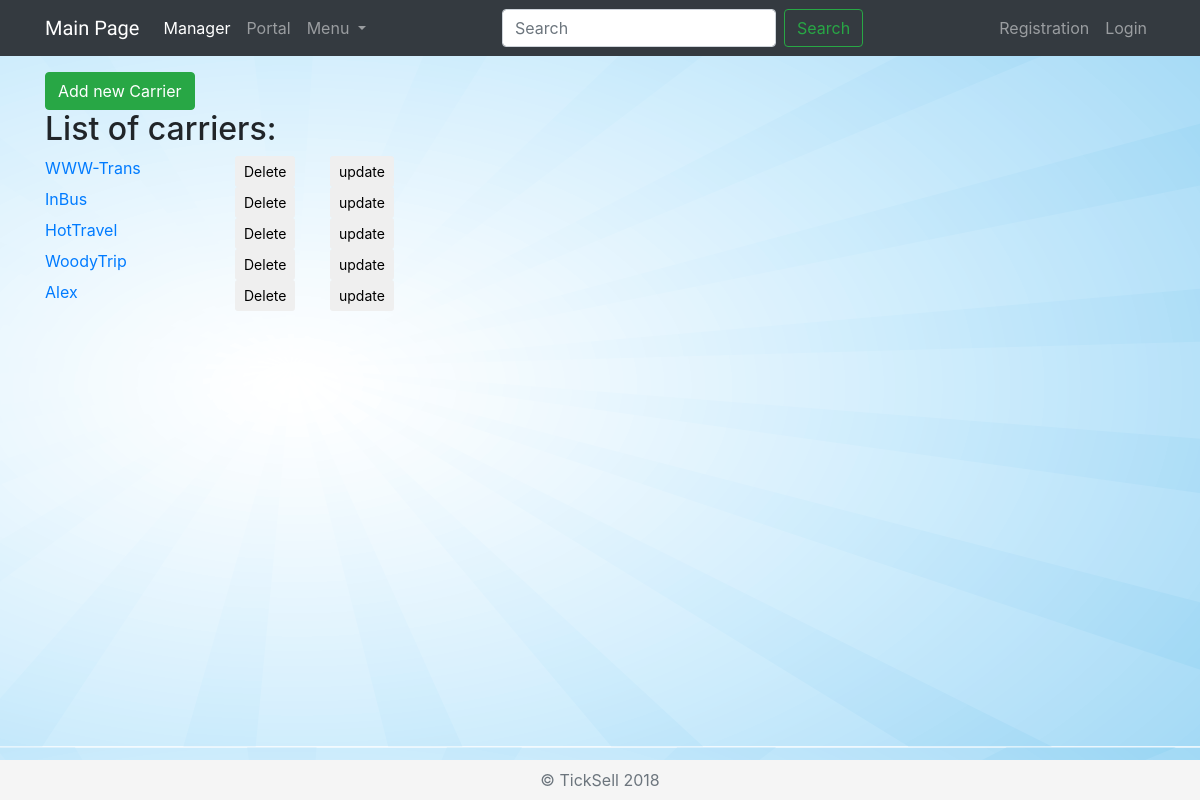
Page /manager/carriers/ on the earlier database version.
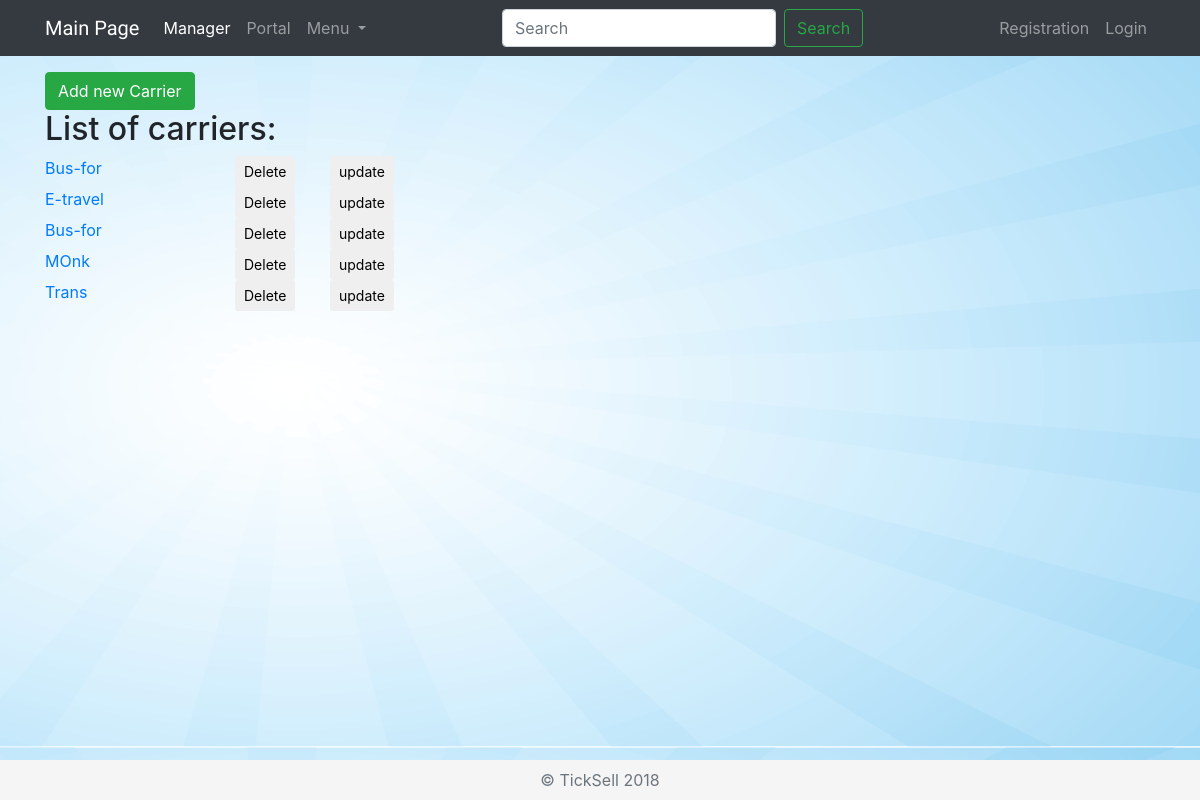
Same page on the later database version.
### manager/models.py (models this page shows, shortened)
class Carrier(models.Model):
    name = models.CharField(max_length=500)
    register_date = models.DateField()
    agreement = models.FileField(null=True, blank=True, default=None)

### manager/views.py (the view)
class IndexCarrierView(generic.ListView):
    template_name = 'carriers/index.html'
    context_object_name = 'all_carriers'
    def get_queryset(self):
        return Carrier.objects.all()

### manager/templates/carriers/index.html (shortened to what this page needs)
{% extends "layouts/master.html" %}
{% block nav_active %}active{% endblock %}
{% block content %}
    <div class="row">
        <div class="col-12">
            <a href="{% url 'manager:carrier-add' %}">
                <button class="btn btn-success">Add new Carrier</button>
            </a>
            <h2>List of carriers:</h2>
        </div>
        {% if all_carriers %}
                {% for carrier in all_carriers %}
                    <div class="col-2">
                        <a href="{% url 'manager:carrier_detail' carrier.id %}">{{ carrier.name }}</a>
                    </div>
                    <div class="col-1">
                        <form action="{% url 'manager:carrier-delete' carrier.id %}" method="post">
                            <button type="submit" class="btn btn-default btn-sm">
                                Delete
                            </button>
                        </form>
                    </div>
                    <div class="col-9">
                        <form action="{% url 'manager:carrier-update' carrier.id %}" method="post">
                            <button type="submit" class="btn btn-default btn-sm">
                                <span>update</span>
                            </button>
                        </form>
                    </div>
                {% endfor %}
        {% else %}
            <h3>You don't have any carriers</h3>
        {% endif %}
    </div>
{% endblock %}

### manager/templates/layouts/master.html (shortened to what this page needs)
<!doctype html>
<html lang="en">
  <head>
    {% load staticfiles %}
    <link rel="stylesheet" href="https://maxcdn.bootstrapcdn.com/bootstrap/4.0.0/css/bootstrap.min.css">
    <link rel="stylesheet" type="text/css" href="{% static 'manager/style.css' %}" />
  </head>
  <body>
    <nav class="navbar navbar-expand-lg navbar-dark bg-dark mb-3">
        <div class="container">
          <a class="navbar-brand" href="#">Main Page</a>
          <div class="collapse navbar-collapse" id="navbarSupportedContent">
            <ul class="navbar-nav mr-auto">
              <li class="nav-item {% block nav_active %}{% endblock %}">
                <a class="nav-link" href="{% url 'manager:index' %}">Manager <span class="sr-only">(current)</span></a>
              </li>
              <li class="nav-item {% block nav_active_p %}{% endblock %}">
                <a class="nav-link" href="{% url 'portal:index' %}">Portal</a>
              </li>
              <li class="nav-item dropdown">
                <a class="nav-link dropdown-toggle" href="#" id="navbarDropdown" role="button" data-toggle="dropdown" aria-haspopup="true" aria-expanded="false">
                  Menu
                </a>
              </li>
            </ul>
            <form class="form-inline my-2 my-lg-0">
              <input class="form-control mr-sm-2" type="search" placeholder="Search" aria-label="Search">
              <button class="btn btn-outline-success my-2 my-sm-0" type="submit">Search</button>
            </form>
            <ul class="navbar-nav ml-auto">
                <li class="">
                    <a class="nav-link" href="{% url 'manager:register' %}">
                        Registration
                    </a>
                </li>
                <li class="">
                    <a class="nav-link" href="{% url 'manager:login' %}">
                        Login
                    </a>
                </li>
            </ul>
          </div>
        </div>
    </nav>
    <div class="container">
        {% block content %}
        {% endblock %}
    </div>
    <footer class="footer">
        <div class="container-fluid text-center mb-0">
            <span class="text-muted">&copy; TickSell 2018</span>
        </div>
    </footer>
  </body>
</html>

### manager/static/manager/style.css (style rules this page uses)
body { background: white url("images/background1.png"); }
.navbar { border-radius: 0; }
.navbar-brand { font-family: 'Satisfy', cursive; }
.footer { position: absolute; bottom: 0; width: 100%; height: 40px; line-height: 40px; background-color: #f5f5f5; }

Differences in the rows shown:
removed Carrier: name "WWW-Trans"
removed Carrier: name "InBus"
removed Carrier: name "HotTravel"
removed Carrier: name "WoodyTrip"
removed Carrier: name "Alex"
added Carrier: name "Bus-for"
added Carrier: name "E-travel"
added Carrier: name "Bus-for"
added Carrier: name "MOnk"
added Carrier: name "Trans"
